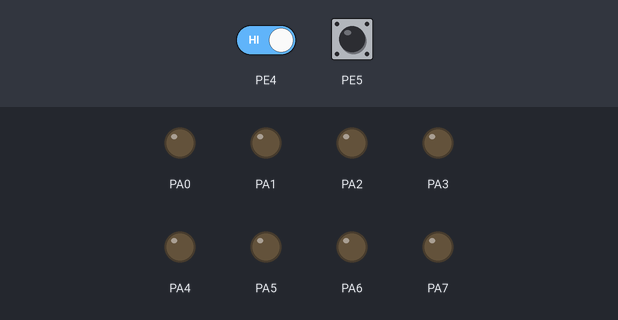
This program was run on a simulated ATmega128, built with avr-gcc and emulated at 16 MHz. Shown: output pins drawn as LEDs (lit = HIGH). The inputs (shaded band) are chosen by the test bench; at power-on: PE4 HIGH, PE5 HIGH.

Above: at 1.8 s.
1.9 s: PE4 driven LOW
At 2.9 s:
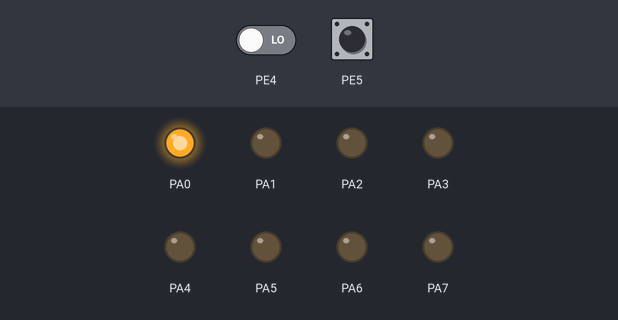
At 3.3 s:
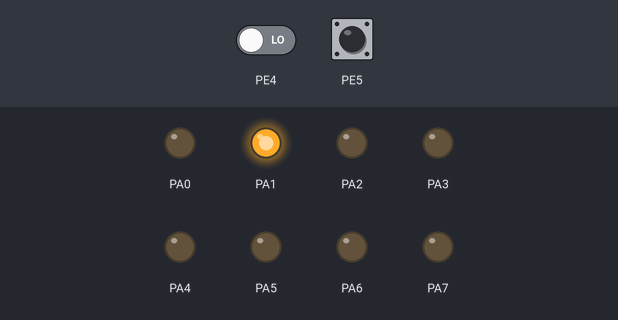
Timing chart, 0 to 13.9 s (numbered marks = the images above; inputs shaded):
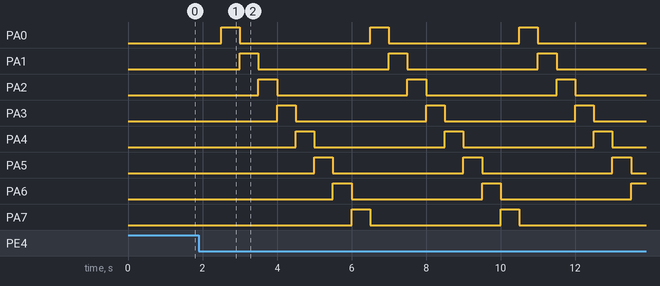

Measured:
- after the input at 1.9 s, PA0: alternates HIGH for 0.50 s and LOW for 3.5 s, starting after 0.60 s; PA1: alternates HIGH for 0.50 s and LOW for 3.5 s, starting after 1.1 s

The program:

main.c
```c
/*
 * 200603.c
 *
 * Created: 2020-06-03 오전 9:58:59
 * Author : user
 */

#define F_CPU 16000000UL
#include <avr/io.h>
#include <util/delay.h>


int main(void)
{
	DDRA = 0xFF;
	DDRE = 0x00;
	PORTA = 0x00;
	signed char dir = -1;
    /* Replace with your application code */
    while (1)
    {
		PORTA = PORTA << dir;
		PORTA = PORTA >> (!dir);

		if(PORTA == 0x00)
		{
			PORTA = (0x01 ^ dir) << 7;
			if(dir == 1) PORTA = 0x01;
		}

		if(!(PINE & 0x10)) dir = 1;
		if(!(PINE & 0x20)) dir = 0;
		_delay_ms(500);
    }
}
```
